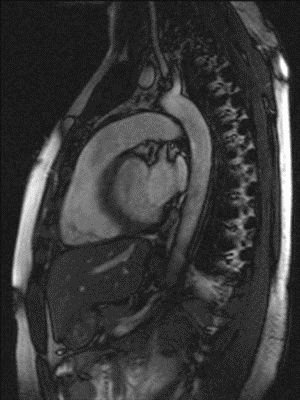
%> input picture Create_real_data/3/frames/1.png, 300 x 400 px; its folder holds only this picture in this run
$ octave Generate_data.m   (GNU Octave 9; MATLAB toolbox functions it lacks are replaced by stand-ins)
%> lines starting %> are read from the running program, lines starting %| are printed output that depends on the picture
% Specify the desired size of the resized images
targetSize = [64, 64];

% Specify the folder containing the GIF frames
folderPath = 'frames';

% Specify the number of times to copy each image for noisy versions
numCopies = 20;

% Specify the standard deviation of the Gaussian noise
noiseStdDev = 0.1;

% Get a list of all the image files in the folder
fileList = dir(fullfile(folderPath, '*.png'));

% Create folders for saving ground truth and noisy images
groundTruthPath = 'ground_truth/';
noisyImagePath = 'noisy_images/';
if ~exist(groundTruthPath, 'dir')
    mkdir(groundTruthPath);
end
if ~exist(noisyImagePath, 'dir')
    mkdir(noisyImagePath);
end

% Process only 14 images (assuming each GIF provides a frame for ground truth)
numGroundTruth = min(14, numel(fileList));
for i = 1:numGroundTruth
    % Read the current image file
    fileName = fullfile(folderPath, fileList(i).name);
    imgData = imread(fileName);
%> imgData is the input picture: size 400x300x3 uint8; min 14, max 252, mean 57.1

    % Resize the image to the target size
    resizedImage = imresize(imgData, targetSize);
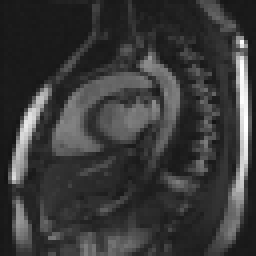
%> resizedImage: size 64x64x3 uint8 (shown 4 times larger); min 18, max 255, mean 57.2

    % Convert the resized image to grayscale
    grayImage = im2gray(resizedImage);

    % Save the grayscale image as the ground truth image
    groundTruthFileName = fullfile(groundTruthPath, [num2str(i), '.png']);
    imwrite(grayImage, groundTruthFileName);

    % Generate and save noisy copies of the ground truth image
    for k = 1:numCopies
        % Add Gaussian noise to the ground truth image
        noisyImage = imnoise(grayImage, 'gaussian', 0, noiseStdDev^2);

        % Save each noisy image with a unique name
        noisyFileName = fullfile(noisyImagePath, [num2str((i-1)*numCopies + k), '.png']);
        imwrite(noisyImage, noisyFileName);
    end
%> this loop made 20 passes
%> pass 1, `noisyImage = imnoise(grayImage, 'gaussian', 0, noiseStdDev^2);`:
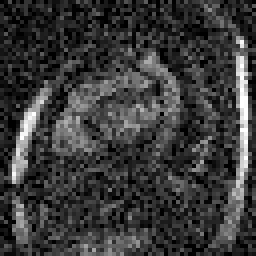
%> noisyImage: size 64x64 uint8 (shown 4 times larger); min 0, max 255, mean 57.9
%> pass 2, `noisyImage = imnoise(grayImage, 'gaussian', 0, noiseStdDev^2);`:
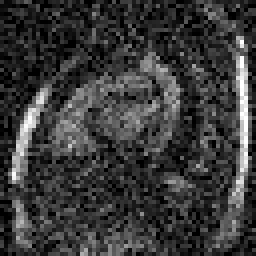
%> noisyImage: size 64x64 uint8 (shown 4 times larger); min 0, max 255, mean 57.9; mean of the top-left, top-right, bottom-left and bottom-right quarters 50.6, 64.1, 61.4, 55.7
%> pass 3, `noisyImage = imnoise(grayImage, 'gaussian', 0, noiseStdDev^2);`:
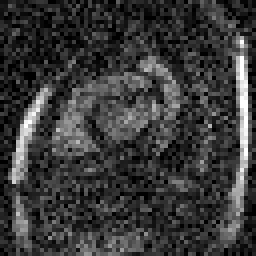
%> noisyImage: size 64x64 uint8 (shown 4 times larger); min 0, max 255, mean 57.4
end

$ run again, on Create_real_data/3/frames/6.png
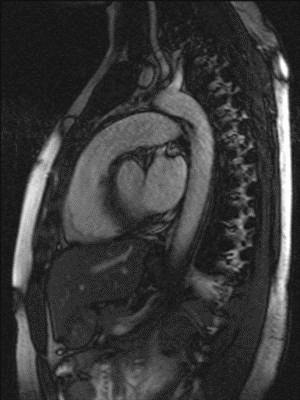
%> input picture Create_real_data/3/frames/6.png, 300 x 400 px
%> imgData is the input picture: size 400x300x3 uint8; min 14, max 252, mean 56.3
%> `resizedImage = imresize(imgData, targetSize);`:
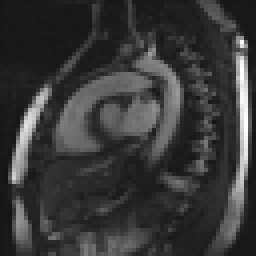
%> resizedImage: size 64x64x3 uint8 (shown 4 times larger); min 20, max 255, mean 56.3
%> the loop `for k = 1:numCopies` made 20 passes
%> pass 3, `noisyImage = imnoise(grayImage, 'gaussian', 0, noiseStdDev^2);`:
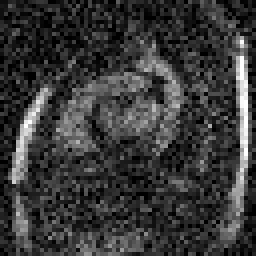
%> noisyImage: size 64x64 uint8 (shown 4 times larger); min 0, max 255, mean 56.6
